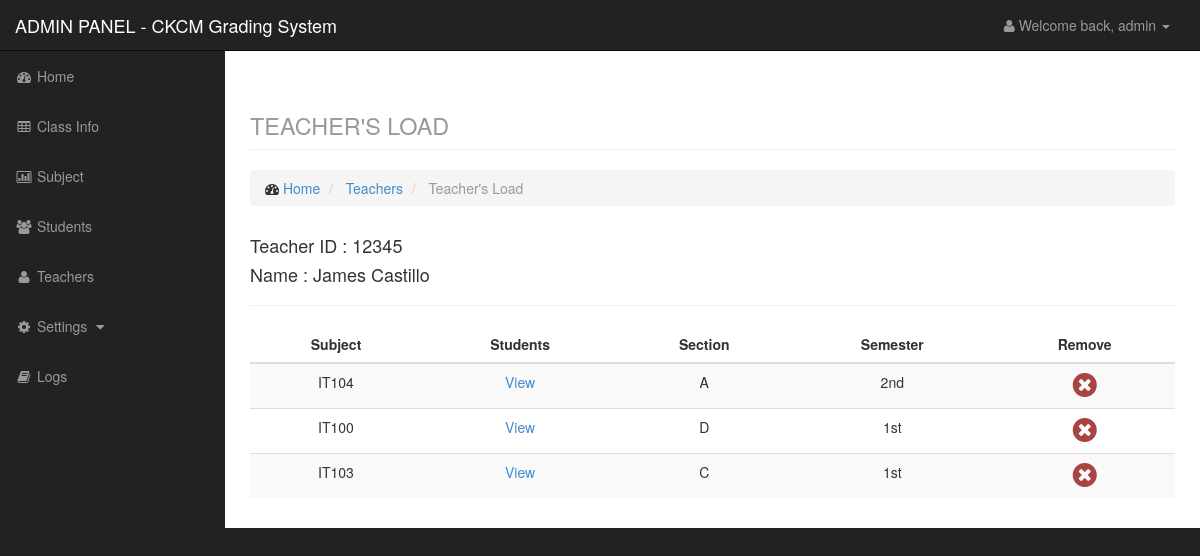
Screenshot of /admin/teacherload.php?id=3 (signed in) with the database file from the repository.
### tables this page shows
CREATE TABLE IF NOT EXISTS `teacher` (
  `id` int(11) NOT NULL AUTO_INCREMENT,
  `teachid` varchar(50) NOT NULL,
  `fname` varchar(100) NOT NULL,
  `lname` varchar(100) NOT NULL,
  PRIMARY KEY (`id`)
);

CREATE TABLE IF NOT EXISTS `class` (
  `id` int(11) NOT NULL AUTO_INCREMENT,
  `course` varchar(50) NOT NULL,
  `year` varchar(50) NOT NULL,
  `section` varchar(50) NOT NULL,
  `sem` varchar(50) NOT NULL,
  `teacher` varchar(100) NOT NULL,
  `subject` varchar(100) NOT NULL,
  PRIMARY KEY (`id`)
);

### admin/data/teacher_model.php (called while the page is built, shortened)
<?php
    $teacher = new Datateacher();
    class Datateacher {
        function getteacherbyid($id){
            $q = "select * from teacher where id=$id";
            $r = mysql_query($q);
            return $r;
        }
    }
?>

### admin/teacherload.php (the view, shortened to what this page needs)
<?php
    include('include/header.php');
    include('include/sidebar.php');
    include('data/teacher_model.php');
    $id = $_GET['id'];
    $teacher = $teacher->getteacherbyid($id);
?>
<div id="page-wrapper">
    <div class="container-fluid">
        <div class="row">
            <div class="col-lg-12">
                <h1 class="page-header">
                    <small>TEACHER'S LOAD</small>
                </h1>
                <ol class="breadcrumb">
                    <li>
                        <i class="fa fa-dashboard"></i> <a href="index.php">Home</a>
                    </li>
                    <li>
                        <a href="teacherlist.php">Teachers</a>
                    </li>
                    <li class="active">
                        Teacher's Load
                    </li>
                </ol>
            </div>
        </div>
        <div class="row">
            <div class="col-lg-12">
                <?php while($row = mysql_fetch_array($teacher)): ?>
                <h4>Teacher ID : <?php echo $row['teachid']; ?></h4>
                <h4>Name : <?php echo $row['fname'].' '.$row['lname']; ?></h4>
                <?php endwhile; ?>
                <hr />
                <div class="table-responsive">
                <table class="table table-striped">
                    <thead>
                        <tr>
                            <th class="text-center">Subject</th>
                            <th class="text-center">Students</th>
                            <th class="text-center">Section</th>
                            <th class="text-center">Semester</th>
                            <th class="text-center">Remove</th>
                        </tr>
                    </thead>
                    <tbody>
<?php
    $r1 = mysql_query("select * from class where teacher=$id");
    while($row = mysql_fetch_array($r1)):?>
            <tr>
                <td class="text-center"><?php echo $row['subject']?></td>
                <td class="text-center"><a href="classstudent.php?classid=<?php echo $row['id']?>" target="_blank">View</a></td>
                <td class="text-center"><?php echo $row['section']?></td>
                <td class="text-center"><?php echo $row['sem']?></td>
                <td class="text-center"><a href="data/teacher_model.php?q=removesubject&teachid=<?php echo $id;?>&classid=<?php echo $row['id']; ?>"><i class="fa fa-times-circle text-danger fa-2x confirmation"></i></a></td>
            </tr>
    <?php endwhile;
?>
                    </tbody>
                </table>
            </div>
            </div>
        </div>
    </div>
</div>
<?php include('include/footer.php');

### css/sb-admin.css (style rules this page uses)
body { margin-top: 100px; background-color: #222; }
@media (min-width:768px) { body { margin-top: 50px; } }
#page-wrapper { width: 100%; padding: 0; background-color: #fff; }
@media (min-width:768px) { #page-wrapper { padding: 10px; } }

### rows the page displays
teacher: teachid "12345", fname "James", lname "Castillo"
class: subject "IT104", section "A", sem "2nd"
class: subject "IT100", section "D", sem "1st"
class: subject "IT103", section "C", sem "1st"

### other values shown
$_SESSION['level'] "admin"
